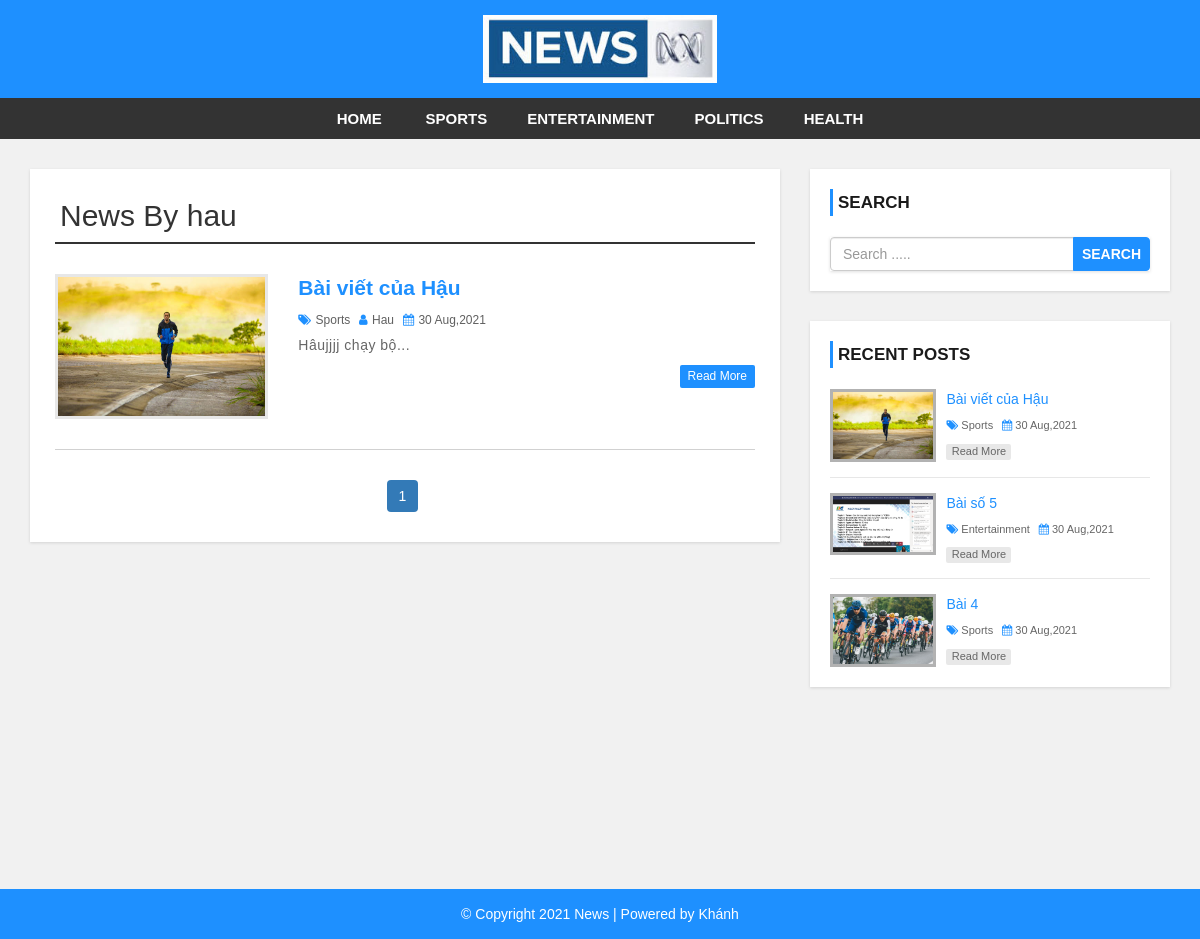
Screenshot of /author.php?aid=1 with the database file from the repository.
### tables this page shows
CREATE TABLE `settings` (
  `id` int(11) NOT NULL,
  `websitename` varchar(60) NOT NULL,
  `logo` varchar(50) NOT NULL,
  `footerdesc` varchar(255) NOT NULL
);

CREATE TABLE `category` (
  `category_id` int(11) NOT NULL,
  `category_name` varchar(100) NOT NULL,
  `post` int(11) NOT NULL DEFAULT 0
);

CREATE TABLE `post` (
  `post_id` int(11) NOT NULL,
  `title` varchar(100) NOT NULL,
  `description` text NOT NULL,
  `category` varchar(100) NOT NULL,
  `post_date` varchar(50) NOT NULL,
  `author` int(11) NOT NULL,
  `post_img` varchar(100) NOT NULL
);

CREATE TABLE `user` (
  `user_id` int(11) NOT NULL,
  `first_name` varchar(30) NOT NULL,
  `last_name` varchar(30) NOT NULL,
  `username` varchar(30) DEFAULT NULL,
  `password` varchar(40) DEFAULT NULL,
  `role` int(11) NOT NULL
);

### config.php (called while the page is built, shortened)
<?php
$hostname = "http://localhost/news-site";
?>

### author.php (the view, shortened to what this page needs)
<?php include 'header.php'; ?>
    <div id="main-content">
      <div class="container">
        <div class="row">
            <div class="col-md-8">
              <div class="post-container">
                <?php
                include "config.php";
                if(isset($_GET['aid'])){
                  $auth_id = $_GET['aid'];
                  $sql1 = "SELECT * FROM post JOIN user
                          ON post.author = user.user_id
                          WHERE post.author = {$auth_id}";
                  $result1 = mysqli_query($conn, $sql1) or die("Query Failed.");
                  $row1 = mysqli_fetch_assoc($result1);
                ?>
                <h2 class="page-heading">News By <?php echo $row1['username']; ?></h2>
                <?php
                  $limit = 3;
                  if(isset($_GET['page'])){
                    $page = $_GET['page'];
                  }else{
                    $page = 1;
                  }
                  $offset = ($page - 1) * $limit;
                  $sql = "SELECT post.post_id, post.title, post.description,post.post_date,post.author,
                  category.category_name,user.username,post.category,post.post_img FROM post
                  LEFT JOIN category ON post.category = category.category_id
                  LEFT JOIN user ON post.author = user.user_id
                  WHERE post.author = {$auth_id}
                  ORDER BY post.post_id DESC LIMIT {$offset},{$limit}";
                  $result = mysqli_query($conn, $sql) or die("Query Failed.");
                  if(mysqli_num_rows($result) > 0){
                    while($row = mysqli_fetch_assoc($result)) {
                ?>
                  <div class="post-content">
                      <div class="row">
                          <div class="col-md-4">
                            <a class="post-img" href="single.php?id=<?php echo $row['post_id']; ?>"><img src="admin/upload/<?php echo $row['post_img']; ?>" alt=""/></a>
                          </div>
                          <div class="col-md-8">
                            <div class="inner-content clearfix">
                                <h3><a href='single.php?id=<?php echo $row['post_id']; ?>'><?php echo $row['title']; ?></a></h3>
                                <div class="post-information">
                                    <span>
                                        <i class="fa fa-tags" aria-hidden="true"></i>
                                        <a href='category.php?cid=<?php echo $row['category']; ?>'><?php echo $row['category_name']; ?></a>
                                    </span>
                                    <span>
                                        <i class="fa fa-user" aria-hidden="true"></i>
                                        <a href='author.php?aid=<?php echo $row['author']; ?>'><?php echo $row['username']; ?></a>
                                    </span>
                                    <span>
                                        <i class="fa fa-calendar" aria-hidden="true"></i>
                                        <?php echo $row['post_date']; ?>
                                    </span>
                                </div>
                                <p class="description">
                                    <?php echo substr($row['description'],0,130) . "..."; ?>
                                </p>
                                <a class='read-more pull-right' href='single.php?id=<?php echo $row['post_id']; ?>'>read more</a>
                            </div>
                          </div>
                      </div>
                  </div>
                  <?php
                    }
                  }else{
                    echo "<h2>No Record Found.</h2>";
                  }
                  if(mysqli_num_rows($result1) > 0){
                    $total_records = mysqli_num_rows($result1);
                    $total_page = ceil($total_records / $limit);
                    echo '<ul class="pagination admin-pagination">';
                    for($i = 1; $i <= $total_page; $i++){
                      if($i == $page){
                        $active = "active";
                      }else{
                        $active = "";
                      }
                      echo '<li class="'.$active.'"><a href="author.php?aid='.$auth_id .'&page='.$i.'">'.$i.'</a></li>';
                    }
                    echo '</ul>';
                  }
                }else{
                  echo "<h2>No Record Found.</h2>";
                }
                  ?>
              </div>
            </div>
            <?php include 'sidebar.php'; ?>
        </div>
      </div>
    </div>
<?php include 'footer.php'; ?>

### header.php (shortened to what this page needs)
<?php
  include "config.php";
?>
<!DOCTYPE html>
<html lang="en">
<head>
    <link rel="stylesheet" href="css/bootstrap.min.css" />
    <link rel="stylesheet" href="css/font-awesome.css">
    <link rel="stylesheet" href="css/style.css">
</head>
<body>
<div id="header">
    <div class="container">
        <div class="row">
            <div class=" col-md-offset-4 col-md-4">
              <?php
                include "config.php";
                $sql = "SELECT * FROM settings";
                $result = mysqli_query($conn, $sql) or die("Query Failed.");
                if(mysqli_num_rows($result) > 0){
                  while($row = mysqli_fetch_assoc($result)) {
                    if($row['logo'] == ""){
                      echo '<a href="index.php"><h1>'.$row['websitename'].'</h1></a>';
                    }else{
                      echo '<a href="index.php" id="logo"><img src="admin/images/'. $row['logo'] .'"></a>';
                    }
                  }
                }
                ?>
            </div>
        </div>
    </div>
</div>
<div id="menu-bar">
    <div class="container">
        <div class="row">
            <div class="col-md-12">
              <?php
                include "config.php";
                $sql = "SELECT * FROM category WHERE post > 0";
                $result = mysqli_query($conn, $sql) or die("Query Failed. : Category");
                if(mysqli_num_rows($result) > 0){
                  $active = "";
              ?>
                <ul class='menu'>
                  <li><a href='<?php echo $hostname; ?>'>Home</a></li>
                  <?php while($row = mysqli_fetch_assoc($result)) {
                    echo "<li><a class='{$active}' href='category.php?cid={$row['category_id']}'>{$row['category_name']}</a></li>";
                  } ?>
                </ul>
                <?php } ?>
            </div>
        </div>
    </div>
</div>

### sidebar.php
<div id="sidebar" class="col-md-4">
    <div class="search-box-container">
        <h4>Search</h4>
        <form class="search-post" action="search.php" method ="GET">
            <div class="input-group">
                <input type="text" name="search" class="form-control" placeholder="Search .....">
                <span class="input-group-btn">
                    <button type="submit" class="btn btn-danger">Search</button>
                </span>
            </div>
        </form>
    </div>
    <div class="recent-post-container">
        <h4>Recent Posts</h4>
        <?php
        include "config.php";
        $limit = 3;
        $sql = "SELECT post.post_id, post.title, post.post_date,
        category.category_name,post.category,post.post_img FROM post
        LEFT JOIN category ON post.category = category.category_id
        ORDER BY post.post_id DESC LIMIT {$limit}";
        $result = mysqli_query($conn, $sql) or die("Query Failed. : Recent Post");
        if(mysqli_num_rows($result) > 0){
          while($row = mysqli_fetch_assoc($result)) {
      ?>
        <div class="recent-post">
            <a class="post-img" href="single.php?id=<?php echo $row['post_id']; ?>">
                <img src="admin/upload/<?php echo $row['post_img']; ?>" alt=""/>
            </a>
            <div class="post-content">
                <h5><a href="single.php?id=<?php echo $row['post_id']; ?>"><?php echo $row['title']; ?></a></h5>
                <span>
                    <i class="fa fa-tags" aria-hidden="true"></i>
                    <a href='category.php?cid=<?php echo $row['category']; ?>'><?php echo $row['category_name']; ?></a>
                </span>
                <span>
                    <i class="fa fa-calendar" aria-hidden="true"></i>
                    <?php echo $row['post_date']; ?>
                </span>
                <a class="read-more" href="single.php?id=<?php echo $row['post_id']; ?>">read more</a>
            </div>
        </div>
    <?php
      }
    }
    ?>
    </div>
</div>

### footer.php
<div id ="footer">
    <div class="container">
        <div class="row">
            <div class="col-md-12">
              <?php
                include "config.php";
                $sql = "SELECT * FROM settings";
                $result = mysqli_query($conn, $sql) or die("Query Failed.");
                if(mysqli_num_rows($result) > 0){
                  while($row = mysqli_fetch_assoc($result)) {
              ?>
                <span><?php echo $row['footerdesc']; ?></span>
              <?php
                }
              }
              ?>
            </div>
        </div>
    </div>
</div>
</body>
</html>

### css/style.css (style rules this page uses)
body { background: #f1f1f1; font-family: sans-serif,arial,Helvetica; }
a, a:hover, a:focus { text-decoration: none; outline: none; }
ul { margin:0; padding:0; list-style:none; }
h2.page-heading { margin: 5px 0 30px; padding: 0 5px 10px; border-bottom: 2px solid #333; }
form { background: #fff; padding: 25px; box-shadow:0 1px 3px rgba(0, 0, 0, 0.13); }
#header { background: #1e90ff; text-align: center; padding: 15px; }
#logo { display: inline-block; width: 65%; }
#logo img { width: 100%; }
#menu-bar { background: #333; text-align: center; }
#menu-bar .menu > li { display: inline-block; }
.menu > li > a { padding: 10px 20px; display: block; text-transform: uppercase; color: #fff; font-size: 15px; font-weight:600; transition:all 0.5s ease 0s; }
#main-content { padding: 30px 0; min-height: 750px; }
#main-content .post-container { background-color: #fff; padding: 25px; box-shadow: 0 1px 3px rgba(0, 0, 0, 0.13); }
#main-content .post-content { border-bottom: 1px solid #d1d1d1; padding: 0 0 30px; margin-bottom:30px; }
#main-content .post-content img { width: 100%; }
#main-content .post-content .post-img { border: 3px solid #e7e7e7; display: block; height: 145px; overflow: hidden; transition: border .3s; }
#main-content .post-content h3 { font-size: 21px; line-height: 28px; font-weight: 600; margin: 0 0 7px; }
#main-content .post-content h3 a { color: #1e90ff; transition:all 0.3s; }
#main-content .post-content .post-information span { color: #606060; font-size: 12px; text-transform: capitalize; margin: 0 5px 5px 0; display: inline-block; }
#main-content .post-content .post-information i { color: #1e90ff; margin-right: 1px; }
#main-content .post-content .post-information a { color: #606060; text-decoration: none; }
#main-content .post-content p, #main-content .single-post p { color: #666; font-size: 14px; letter-spacing: 0.5px; margin:0 0 10px; }
#main-content .post-content a.read-more { color: #fff; background-color: #1E90FF; font-size: 12px; text-transform: capitalize; padding: 3px 8px; border-radius: 2px; transition: all 0.3s; }
.pagination { display: block; text-align: center; margin: 0; }
.pagination li { display:inline-block; margin: 0 5px 0 0; }
.pagination li a { border: none; background: #1e90ff; color: #fff; }
i.fa { color:#222; }
#sidebar h4 { color: #1A1A1A; font-size: 17px; line-height: 27px; font-weight:600; text-transform: uppercase; padding: 0 0 0 5px; margin: 0 0 21px; border-left: 3px solid #1e90ff; }
#sidebar .search-box-container { background-color: #fff; padding: 20px; margin: 0 0 30px; box-shadow: 0 1px 3px rgba(0, 0, 0, 0.13); }
#sidebar .search-post { padding: 0; }
#sidebar .search-post input { color: #606060; }
#sidebar .search-post .btn { font-weight: 600; text-transform: uppercase; padding: 6px 8px; background-color: #1E90FF; border-color: #1E90FF; outline: none; }
#sidebar .recent-post-container { padding: 20px; background: #fff; box-shadow: 0 1px 3px rgba(0, 0, 0, 0.13); }
#sidebar .recent-post { border-bottom: 1px solid #e7e7e7; padding: 0 0 15px; margin: 0 0 15px; }
#sidebar .recent-post:last-child { margin: 0; padding: 0; border: none; }
#sidebar .recent-post .post-img { display: inline-block; width: 33%; border: 3px solid rgba(0,0,0,0.3); vertical-align: top; transition: border .3s; }
#sidebar .recent-post .post-img img { width: 100%; }
#sidebar .recent-post .post-content { width: 65%; display: inline-block; border: none; padding: 0 0 0 7px; margin: 0; }
#sidebar .recent-post h5 { font-size: 14px; line-height: 20px; margin: 0 0 5px; }
#sidebar .recent-post h5 a { color: #1E90FF; }
#sidebar .recent-post span { color: #666; font-size: 11px; display: inline-block; margin: 0 5px 10px 0; }
#sidebar .recent-post span a { color: #666; }
#sidebar .recent-post span i { color: #1E90FF; }
#sidebar .recent-post a.read-more { color: #666; background-color: rgba(0,0,0,0.09); width: 65px; font-size: 11px; text-align: center; padding: 0; display: block; transition: all 0.3s; }
#footer { color: #fff; padding:15px 0; text-align:center; background-color:#1e90ff; }

### rows the page displays
settings: logo (picture), footerdesc "© Copyright 2021 News | Powered by Khánh"
category: category_name "SPORTS"
category: category_name "ENTERTAINMENT"
category: category_name "POLITICS"
category: category_name "HEALTH"
post: user.username "hau", post_img (picture), title "Bài viết của Hậu", category.category_name "Sports", user.username "Hau", post_date "30 Aug,2021", description "Hâujjjj chạy bộ"
post: post_img (picture), title "Bài số 5", category.category_name "Entertainment", post_date "30 Aug,2021"
post: post_img (picture), title "Bài 4", category.category_name "Sports", post_date "30 Aug,2021"
